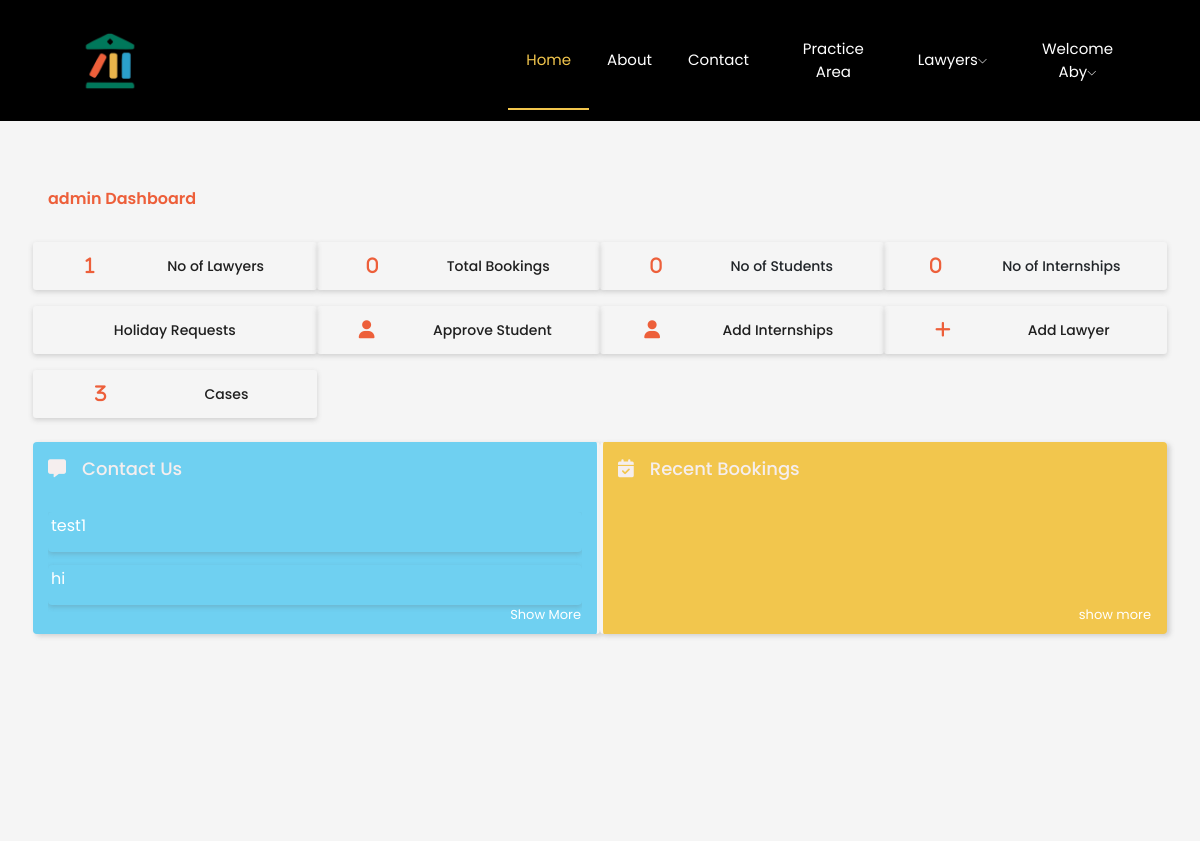
The page /accounts/admin/dashboard/ (signed in) on the database its author committed.
### accounts/models.py (models this page shows, shortened)
class CustomUser(AbstractUser):
    USER_TYPES = (
        ('admin', 'Admin'),
        ('lawyer', 'Lawyer'),
        ('student', 'Student'),
        ('client', 'Client'),
    )
    STATES = (
    ('Andhra Pradesh', 'Andhra Pradesh'),
    ('Arunachal Pradesh', 'Arunachal Pradesh'),
    ('Assam', 'Assam'),
    ('Bihar', 'Bihar'),
    ('Chhattisgarh', 'Chhattisgarh'),
    ('Goa', 'Goa'),
    ('Gujarat', 'Gujarat'),
    ('Haryana', 'Haryana'),
    ('Himachal Pradesh', 'Himachal Pradesh'),
    ('Jharkhand', 'Jharkhand'),
    ('Karnataka', 'Karnataka'),
    ('Kerala', 'Kerala'),
    ('Madhya Pradesh', 'Madhya Pradesh'),
    ('Maharashtra', 'Maharashtra'),
    ('Manipur', 'Manipur'),
    ('Meghalaya', 'Meghalaya'),
    ('Mizoram', 'Mizoram'),
    ('Nagaland', 'Nagaland'),
    ('Odisha', 'Odisha'),
    ('Punjab', 'Punjab'),
    ('Rajasthan', 'Rajasthan'),
    ('Sikkim', 'Sikkim'),
    ('Tamil Nadu', 'Tamil Nadu'),
    ('Telangana', 'Telangana'),
    ('Tripura', 'Tripura'),
    ('Uttar Pradesh', 'Uttar Pradesh'),
    ('Uttarakhand', 'Uttarakhand'),
    ('West Bengal', 'West Bengal'),
    ('Andaman and Nicobar Islands', 'Andaman and Nicobar Islands'),
    ('Chandigarh', 'Chandigarh'),
    ('Dadra and Nagar Haveli and Daman and Diu', 'Dadra and Nagar Haveli and Daman and Diu'),
    ('Lakshadweep', 'Lakshadweep'),
    ('Delhi', 'Delhi'),
    ('Puducherry', 'Puducherry'),
)
    user_type = models.CharField(max_length=10, choices=USER_TYPES, default='client')
    email = models.EmailField(unique=True, default='')  # Change: Use email as the username
    first_name = models.CharField(max_length=30, default='')  # Added: First name field
    last_name = models.CharField(max_length=30, default='')  # Added: Last name field
    address = models.TextField(default='',blank=True,)  # Added: Address field
    dob = models.DateField(default='2000-01-01',blank=True,)  # Added: Date of birth field
    pin = models.CharField(max_length=6, default='',blank=True,)  # Added: PIN code field
    state = models.CharField(max_length=50, choices=STATES, blank=True, null=False)
    phone = models.CharField(max_length=15,blank=True, unique=True)  # Added: Phone number field

class ContactEntry(models.Model):
    name = models.CharField(max_length=100)
    email = models.EmailField()
    subject = models.CharField(max_length=100)
    message = models.TextField()
    timestamp = models.DateTimeField(auto_now_add=True)

### accounts/views.py (the view)
# urls.py: path('admin/dashboard/', views.admin_dashboard, name='admin_dashboard'),
@login_required
def admin_dashboard(request):
    if request.user.user_type == 'admin':
        lawyer_count = LawyerProfile.objects.count()
        booking_count = Booking.objects.count()
        internship_count = Internship.objects.count()
        students_count = Student.objects.count()
        cases_count = Case.objects.count()
        recent_bookings = Booking.objects.order_by('-pk')[:5]
        recent_queries = ContactEntry.objects.order_by('-pk')[:5]
        context = {
            'user': request.user,
            'lawyer_count': lawyer_count,
            'recent_bookings': recent_bookings,
            'booking_count':booking_count,
            'recent_queries': recent_queries,
            'internship_count': internship_count,
            'students_count':students_count,
            'cases_count': cases_count,
            }
        return render(request, 'admin/dashboard.html', context)
    else:
        return render(request, '404.html')

### accounts/templates/admin/dashboard.html (shortened to what this page needs)
{% load static %}
<!DOCTYPE html>
<html lang="en">
<head>
    <link rel="stylesheet" href="{% static 'css/bootstrap.min.css' %}">
    <link rel="stylesheet" href="{% static 'css/owl.carousel.min.css' %}">
    <link rel="stylesheet" href="{% static 'css/magnific-popup.css' %}">
    <link rel="stylesheet" href="{% static 'css/font-awesome.min.css' %}">
    <link rel="stylesheet" href="{% static 'css/themify-icons.css' %}">
    <link rel="stylesheet" href="{% static 'css/nice-select.css' %}">
    <link rel="stylesheet" href="{% static 'css/flaticon.css' %}">
    <link rel="stylesheet" href="{% static 'css/flaticon.css' %}">
    <link rel="stylesheet" href="{% static 'css/gijgo.css' %}">
    <link rel="stylesheet" href="{% static 'css/slicknav.css' %}">
    <link rel="stylesheet" href="{% static 'css/style.css' %}">
    <link rel="stylesheet" href="{% static 'css/admin.css' %}">
</head>
<body>
    <header>
        <div class="header-area ">
            <div id="sticky-header" class="main-header-area">
                <div class="container-fluid p-0">
                    <div class="row align-items-center justify-content-between no-gutters">
                        <div class="col-xl-2 col-lg-2">
                            <div class="logo-img">
                                <a href="index.html">
                                    <img src="{% static 'img\icon.ico' %}" alt=""width="120">
                                </a>
                            </div>
                        </div>
                        <div class="col-xl-7 col-lg-8">
                            <div class="main-menu  d-none d-lg-block">
                                <nav>
                                    <ul id="navigation">
                                        <li><a class="active" href="{% url 'home' %}">home</a></li>
                                        <li><a href="{% url 'about' %}">About</a></li>
                                        <li><a href="{% url 'contact' %}">Contact</a></li>
                                        <li><a href="{% url 'practice' %}">Practice Area</a></li>
                                        <li><a href="{% url 'lawyer_list' %}">Lawyers<i class="ti-angle-down"></i></a>
                                        </li>
                                        {% if user.is_authenticated %}
                                        <li>
                                            <a href="#">Welcome {{ user.first_name }}<i class="ti-angle-down"></i></a>
                                        </li>
                                        {% else %}
                                        <li><a href="{% url 'signup' %}">Signup</a></li>
                                        <li><a href="{% url 'login' %}">Login</a></li>
                                        {% endif %}
                                    </ul>
                            </div>
                        </div>
                    </div>
                </div>
            </div>
        </div>
    </header>
    <div class="container-fluid p-5" style="background: whitesmoke; min-height: 90vh;">
        <p class="mt-3" style="font-weight: 600; color: #ed5f3a;">{{user.user_type}} Dashboard</p>
        <div class="row">
            <div class="col-sm-3 mt-3 dashboard-top-buttons">
                <i class="fa-solid fa-advocate">{{ lawyer_count }}</i>
                <a href="{% url 'list_lawyers' %}"><h6 style="padding: 0; margin: 0;">No of Lawyers</h6></a>
            </div>
            <div class="col-sm-3 mt-3 dashboard-top-buttons">
                <i class="fa-solid fa-null">{{ booking_count }}</i>
                <a href="{% url 'all_bookings' %}"><h6 style="padding: 0; margin: 0;">Total Bookings</h6></a>
            </div>
            <div class="col-sm-3 mt-3 dashboard-top-buttons">
                <i class="fa-solid fa-null">{{ students_count }}</i>
                <h6 style="padding: 0; margin: 0;">No of Students</h6>
            </div>
            <div class="col-sm-3 mt-3 dashboard-top-buttons">
                <i class="fa-solid fa-null">{{ internship_count }}</i>
                <h6 style="padding: 0; margin: 0;">No of Internships</h6>
            </div>
            <div class="col-sm-3 mt-3 dashboard-top-buttons">
                <a href="{% url 'admin_view_holiday_requests' %}"><h6 style="padding: 0; margin: 0;">Holiday Requests</h6></a>
            </div>
            <div class="col-sm-3 mt-3 dashboard-top-buttons">
                <i class="fa-solid fa-user"></i>
                <button>
                    <a href="{% url 'approve_students' %}"><h6 style="padding: 0; margin: 0;">Approve Student</h6></a>
                </button>
            </div>
            <div class="col-sm-3 mt-3 dashboard-top-buttons">
                <i class="fa-solid fa-user"></i>
                <button>
                    <a href="{% url 'add_internship' %}"><h6 style="padding: 0; margin: 0;">Add Internships</h6></a>
                </button>
            </div>
            <div class="col-sm-3 mt-3 dashboard-top-buttons">
                <i class="fa-solid fa-plus"></i>
                <button>
                    <a href="{% url 'add_lawyer' %}"><h6 style="padding: 0; margin: 0;">Add Lawyer</h6></a>
                </button>
            </div>
            <div class="col-sm-3 mt-3 dashboard-top-buttons">
                <i class="fa-solid fa hammer-">{{cases_count}}</i>
                <button>
                    <a href="{% url 'list_cases' %}"><h6 style="padding: 0; margin: 0;">Cases</h6></a>
                </button>
            </div>
        </div>
        <div class="row">
            <div class="col-md-6 mt-4 rounded position-relative contact-messages-bookings">
                <h4><i class="fa-solid fa-message mr-3"></i>Contact Us</h4>
                <br />
                <div class="list-of-messages">
                    {% for query in recent_queries %}
                    <p class="message-list rounded">
                        <a href="#">{{ query.message }}</a>
                    </p>
                    {% endfor %}
                </div>
                <span class="show-more-link"><a href="#">Show More</a></span>
            </div>
<div class="col-md-6 mt-4 rounded position-relative contact-messages-bookings">
    <h4><i class="fa-solid fa-calendar-check mr-3"></i>Recent Bookings</h4>
    <br />
    <div class="list-of-messages">
    <span class="show-more-link"><a href="{% url 'all_bookings'  %}">show more</a></span>
</div>
        </div>
    </div>
</body>
</html>

### static/css/admin.css (style rules this page uses)
.dashboard-top-buttons { height: 3em; border-radius: 3px; display: flex; justify-content: space-around; align-items: center; padding: 0 1em; transition: all 200ms linear; box-shadow: rgba(99, 99, 99, 0.256) 0px 2px 5px 0px; }
.dashboard-top-buttons i { color: #ed5f3a; font-size: 18px; }
.dashboard-top-buttons button { border: none; background: transparent; cursor: pointer; user-select: none; }
.contact-messages-bookings { min-height: 10em; max-height: 25em; padding-bottom: 1em; padding-top: 1em; box-shadow: rgba(99, 99, 99, 0.256) 3px 2px 5px 0px; }
.contact-messages-bookings:first-child { background-color: rgb(111, 208, 241); border-right: 3px solid whitesmoke; }
.contact-messages-bookings:last-child { background-color: #f2c64d; border-left: 3px solid whitesmoke; }
.contact-messages-bookings h4 { font-family: 'Poppins', sans-serif; color: #f5eeee; }
.contact-messages-bookings div { height: 80%; overflow: hidden; }
.message-list { width: 100%; height: 2.5em; padding: 0 3px; text-overflow: ellipsis; overflow: hidden; white-space: nowrap; box-shadow: rgba(99, 99, 99, 0.256) 0px 2px 5px 0px; }
.message-list a { color: #fff; }
.show-more-link { position: absolute; right: 1em; bottom: .5em; }
.show-more-link a { color: #fff; font-size: 13px; }

### accounts/templates/admin/dashboard.html (style rules this page uses)
#navigation { display: flex; align-items: center; list-style: none; padding: 0; }
#navigation li { margin: 0; padding: 0; margin-right: 0px; }
#navigation li:last-child { margin-right: 0; }

### rows shown on the page
CustomUser: first_name "Aby", user_type "admin"
ContactEntry: message "test1"
ContactEntry: message "hi"

### other values the page prints
{{ lawyer_count }} "1"
{{ booking_count }} "0"
{{ students_count }} "0"
{{ internship_count }} "0"
{{ cases_count }} "3"
